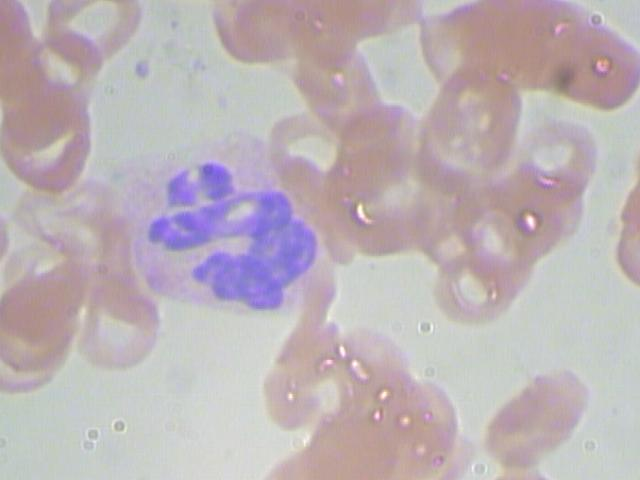
#> input picture BCCD/images/train/BloodImage_00004.jpg, 640 x 480 px; its folder holds only this picture in this run
$ jupyter execute clip.ipynb
#> lines starting #> are read from the running program, lines starting #| are printed output that depends on the picture
[cell 1]
import cv2
import glob
import os
import numpy as np

# Paths
original_train_images_dir = "/home/jupyter-r.yazdi/myproject/dti3d/0pycodes/CellDetection/BCCD/images/train/"
percentile_clipped_dir = "/home/jupyter-r.yazdi/myproject/dti3d/0pycodes/CellDetection/ClipPercentile/images/train/"

print(f"Verified original_train_images_dir: {original_train_images_dir}")
print(f"Verified percentile_clipped_dir: {percentile_clipped_dir}")

# Create output directory
os.makedirs(percentile_clipped_dir, exist_ok=True)

# Percentile clipping parameters (adjust based on your dataset)
LOWER_PERCENTILE = 1.0   # Clip darkest 1%
UPPER_PERCENTILE = 99.0  # Clip brightest 1%

# Get all image paths (multiple extensions)
image_paths = []
for ext in ['*.jpg']:
    image_paths.extend(glob.glob(os.path.join(original_train_images_dir, ext)))

print(f"Attempting to process {len(image_paths)} training images...")

if not image_paths:
    print(f"No image files found in {original_train_images_dir}")
    print("Please ensure the path is correct and images have .jpg extensions.")
else:
    processed_count = 0
    for img_path in image_paths:
        # Read color image (BGR)
        img = cv2.imread(img_path)
#> img is the input picture: shape (480, 640, 3); mean B, G, R 182.3, 177.9, 188.3
        if img is None:
            print(f"Warning: Could not read image {img_path}. Skipping.")
            continue

        # Convert to LAB color space (L = lightness, A/B = color channels)
        lab_img = cv2.cvtColor(img, cv2.COLOR_BGR2LAB)
#> lab_img: shape (480, 640, 3); mean of channels 0, 1, 2 187.6, 132.8, 127.1
        l_channel, a_channel, b_channel = cv2.split(lab_img)
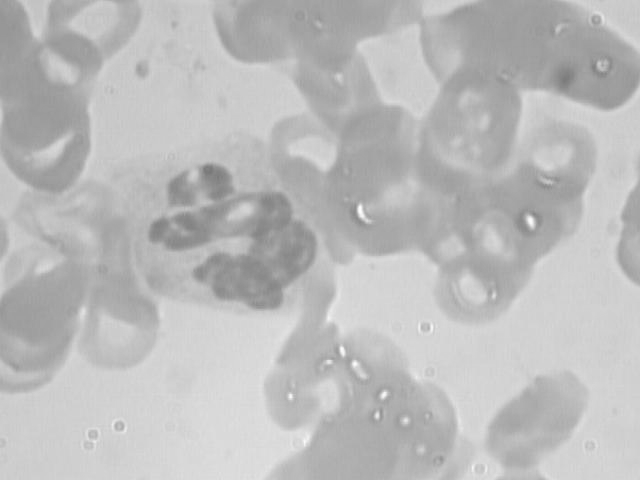
#> l_channel: shape (480, 640); min 120, max 253, mean 187.6
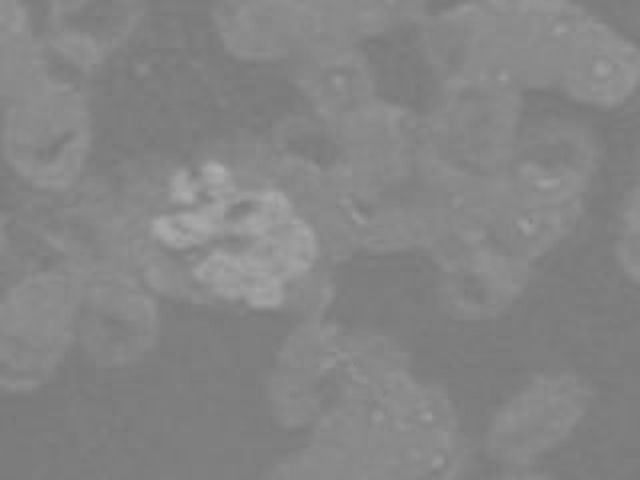
#> a_channel: shape (480, 640); min 119, max 173, mean 132.8
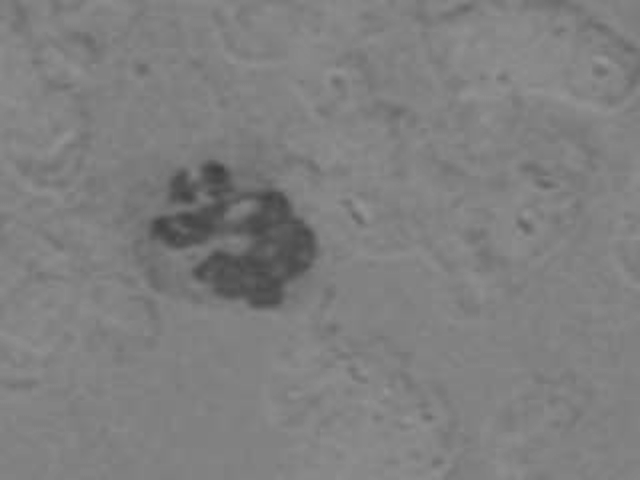
#> b_channel: shape (480, 640); min 64, max 149, mean 127.1

        # Apply percentile clipping ONLY to L channel (preserves color balance)
        p_lower = np.percentile(l_channel, LOWER_PERCENTILE)
#> p_lower = 143
        p_upper = np.percentile(l_channel, UPPER_PERCENTILE)
#> p_upper = 219

        # Clip and rescale L channel
        clipped_l = np.clip(l_channel, p_lower, p_upper)
        if p_upper > p_lower:
            clipped_l = ((clipped_l - p_lower) / (p_upper - p_lower) * 255).astype(np.uint8)
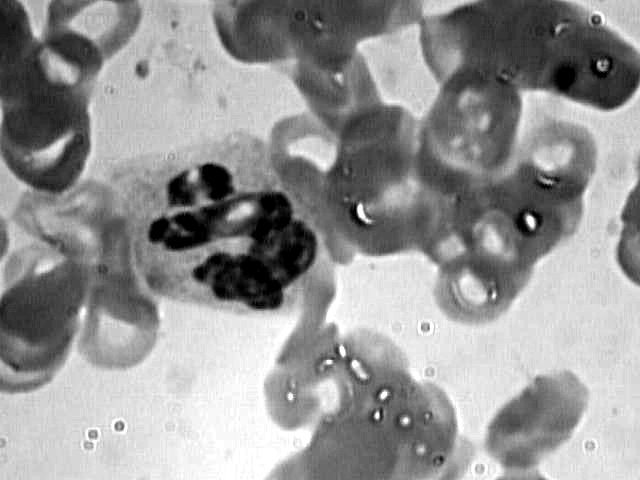
#> clipped_l: shape (480, 640); min 0, max 255, mean 149.2
        else:
            clipped_l = np.zeros_like(l_channel, dtype=np.uint8)  # Uniform image edge case

        # Merge channels back
        clipped_lab = cv2.merge([clipped_l, a_channel, b_channel])
#> clipped_lab: shape (480, 640, 3); mean of channels 0, 1, 2 149.2, 132.8, 127.1

        # Convert back to BGR
        clipped_bgr = cv2.cvtColor(clipped_lab, cv2.COLOR_LAB2BGR)
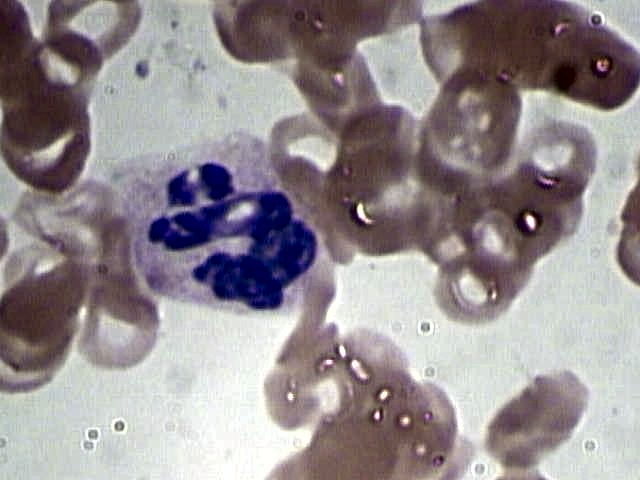
#> clipped_bgr: shape (480, 640, 3); mean B, G, R 144.8, 141.2, 149.5

        # Save result
        file_name = os.path.basename(img_path)
        output_path = os.path.join(percentile_clipped_dir, file_name)
        cv2.imwrite(output_path, clipped_bgr)

        processed_count += 1

    print(f"✓ Successfully processed {processed_count}/{len(image_paths)} images")
    print(f"✓ Color-preserving percentile clipping completed")
    print(f"✓ Output directory: {percentile_clipped_dir}")
    print(f"\n💡 Why LAB color space?")
    print("   - L channel controls brightness/contrast (where we apply clipping)")
    print("   - A/B channels preserve original color information (critical for blood cells)")
    print("   - Prevents color shifts that occur with per-channel clipping")

$ run again, on BCCD/images/train/BloodImage_00010.jpg
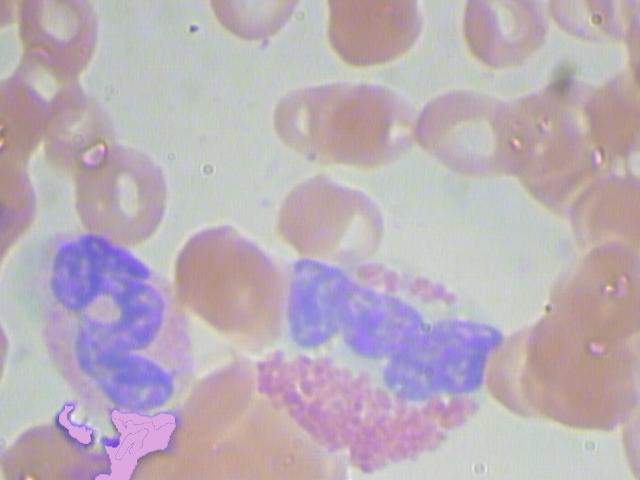
#> input picture BCCD/images/train/BloodImage_00010.jpg, 640 x 480 px
#> img is the input picture: shape (480, 640, 3); mean B, G, R 183.6, 174.2, 186.5
#> lab_img: shape (480, 640, 3); mean of channels 0, 1, 2 184.9, 134.5, 124.8
#> `l_channel, a_channel, b_channel = cv2.split(lab_img)`:
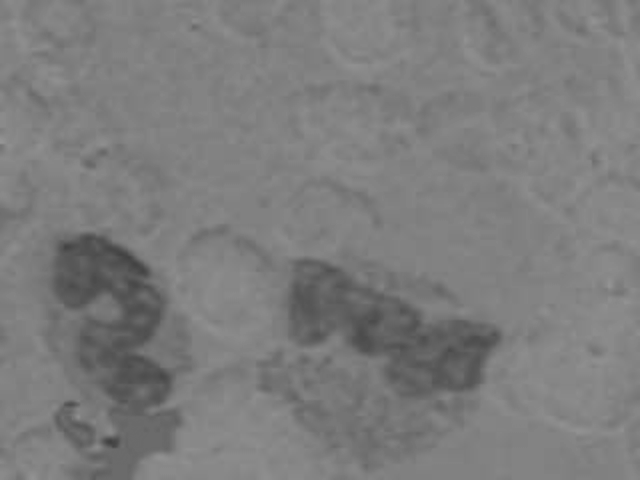
#> b_channel: shape (480, 640); min 63, max 149, mean 124.8
#> p_lower = 139
#> p_upper = 214
#> clipped_lab: shape (480, 640, 3); mean of channels 0, 1, 2 155.9, 134.5, 124.8
#> `clipped_bgr = cv2.cvtColor(clipped_lab, cv2.COLOR_LAB2BGR)`:
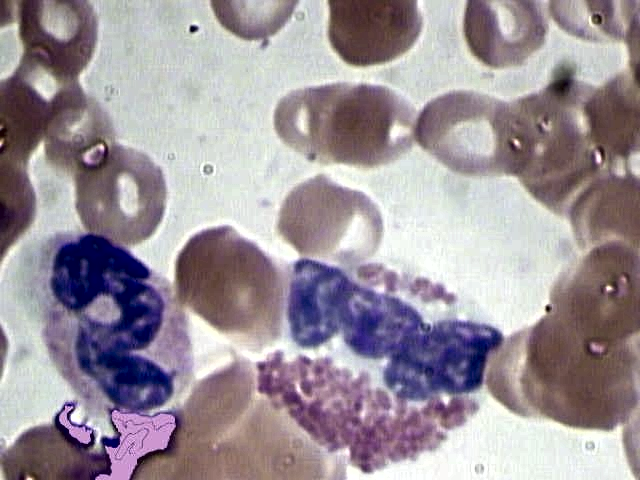
#> clipped_bgr: shape (480, 640, 3); mean B, G, R 155.2, 147, 157.2

$ run again, on BCCD/images/train/BloodImage_00015.jpg
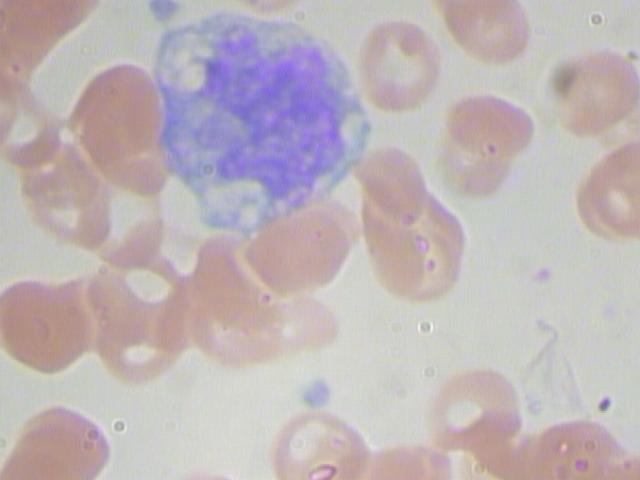
#> input picture BCCD/images/train/BloodImage_00015.jpg, 640 x 480 px
#> img is the input picture: shape (480, 640, 3); mean B, G, R 183.4, 180.5, 190.9
#> lab_img: shape (480, 640, 3); mean of channels 0, 1, 2 189.9, 132.6, 127.8
#> `l_channel, a_channel, b_channel = cv2.split(lab_img)`:
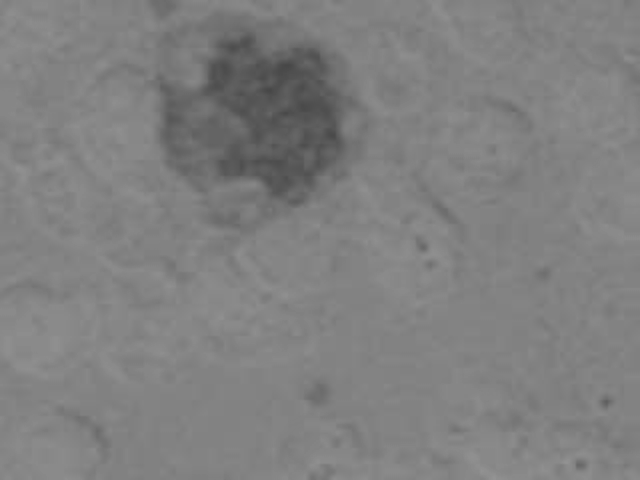
#> b_channel: shape (480, 640); min 71, max 147, mean 127.8
#> p_lower = 142
#> p_upper = 219
#> clipped_lab: shape (480, 640, 3); mean of channels 0, 1, 2 158.2, 132.6, 127.8
#> `clipped_bgr = cv2.cvtColor(clipped_lab, cv2.COLOR_LAB2BGR)`:
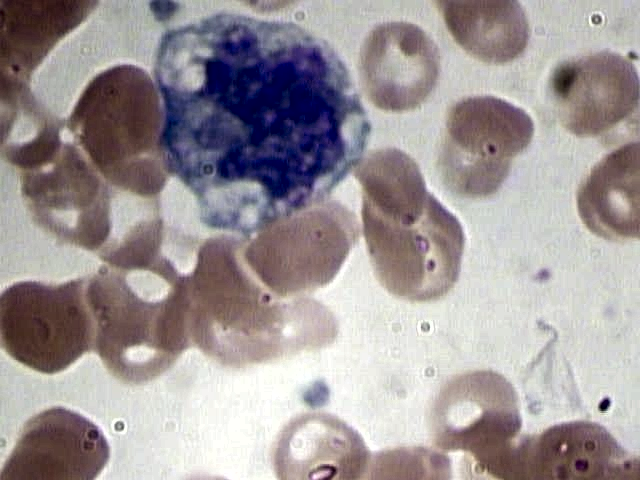
#> clipped_bgr: shape (480, 640, 3); mean B, G, R 152.4, 150.3, 158.8

$ run again, on BCCD/images/train/BloodImage_00016.jpg
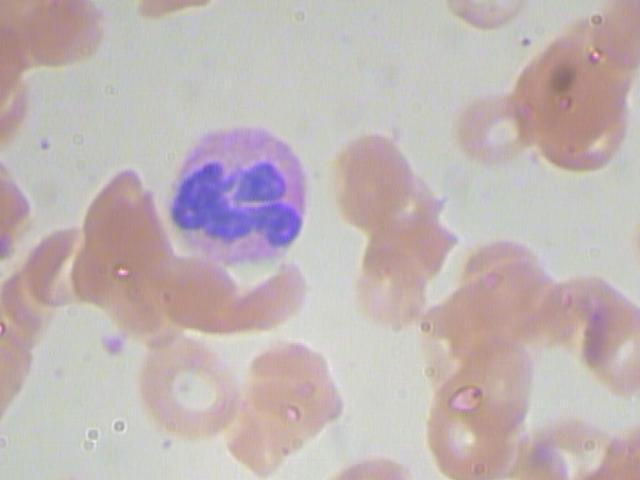
#> input picture BCCD/images/train/BloodImage_00016.jpg, 640 x 480 px
#> img is the input picture: shape (480, 640, 3); mean B, G, R 180.8, 181.2, 193.1
#> lab_img: shape (480, 640, 3); mean of channels 0, 1, 2 190.7, 132.6, 129.7
#> `l_channel, a_channel, b_channel = cv2.split(lab_img)`:
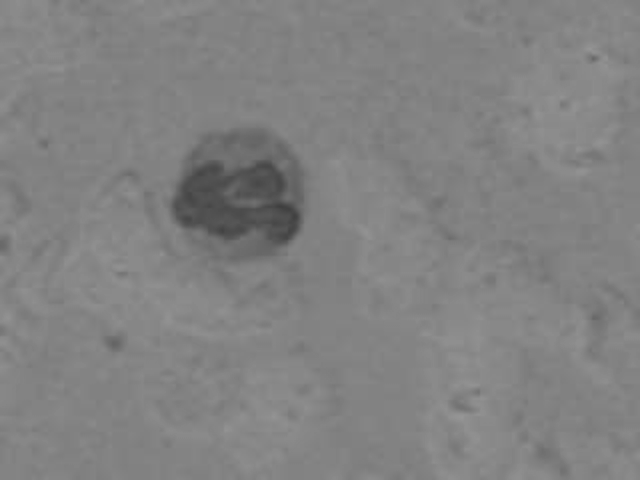
#> b_channel: shape (480, 640); min 62, max 150, mean 129.7
#> p_lower = 128
#> p_upper = 219
#> clipped_lab: shape (480, 640, 3); mean of channels 0, 1, 2 175.2, 132.6, 129.7
#> `clipped_bgr = cv2.cvtColor(clipped_lab, cv2.COLOR_LAB2BGR)`:
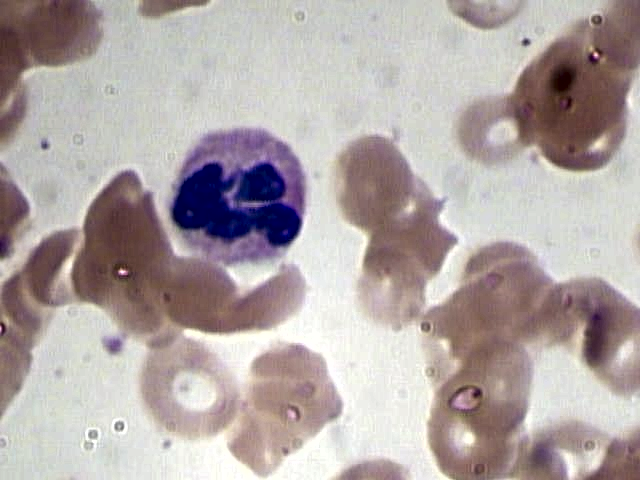
#> clipped_bgr: shape (480, 640, 3); mean B, G, R 166.2, 166.9, 177.6
